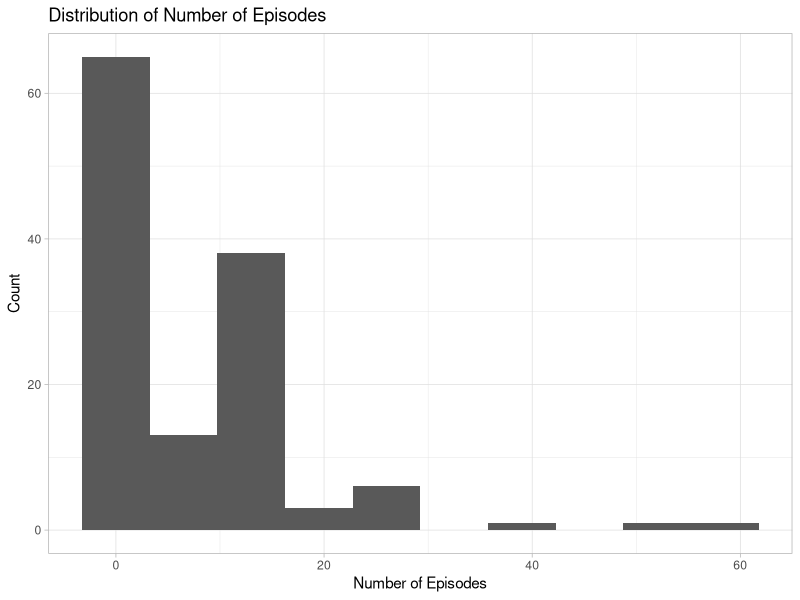
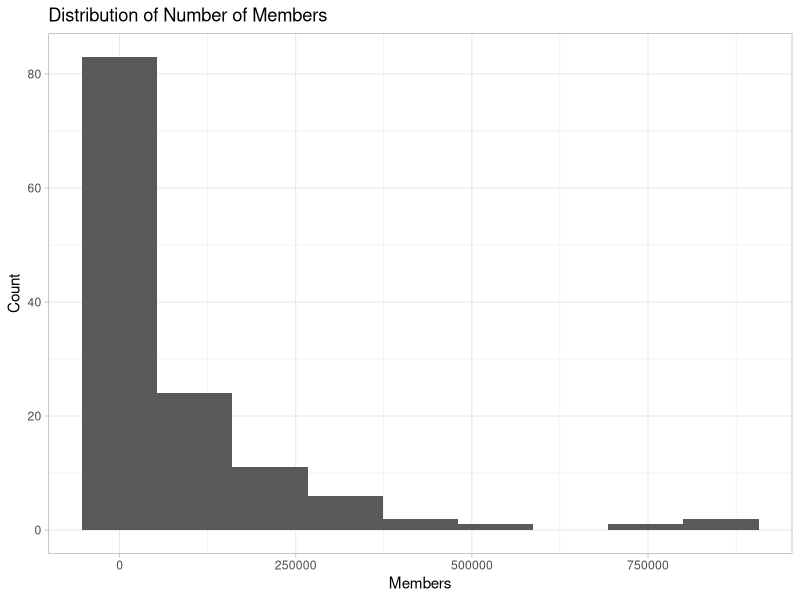
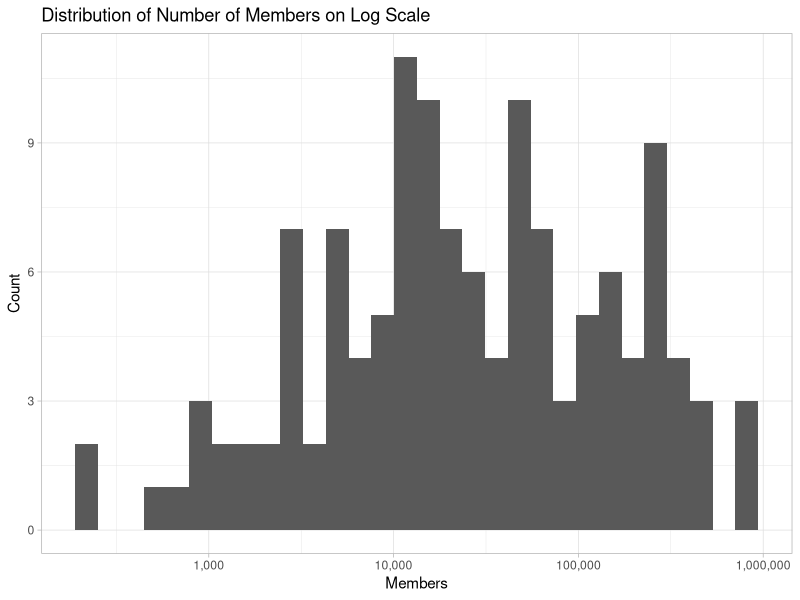
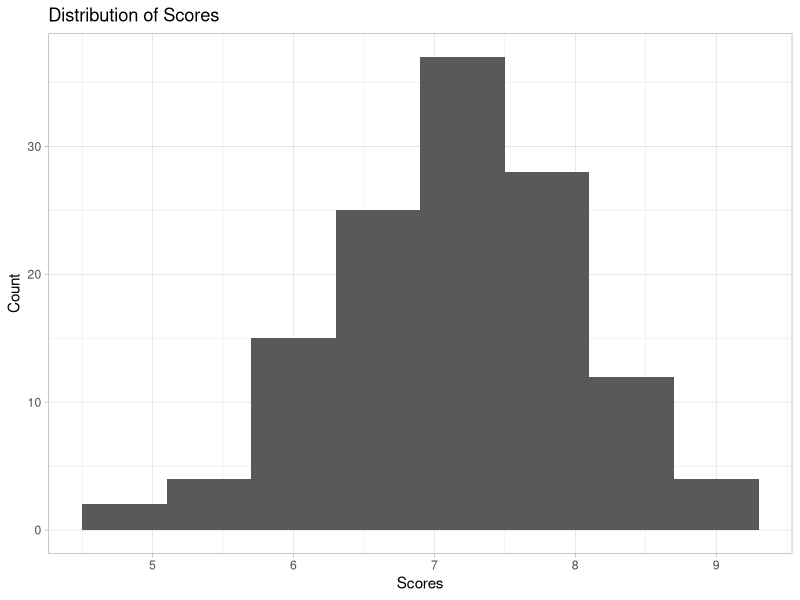
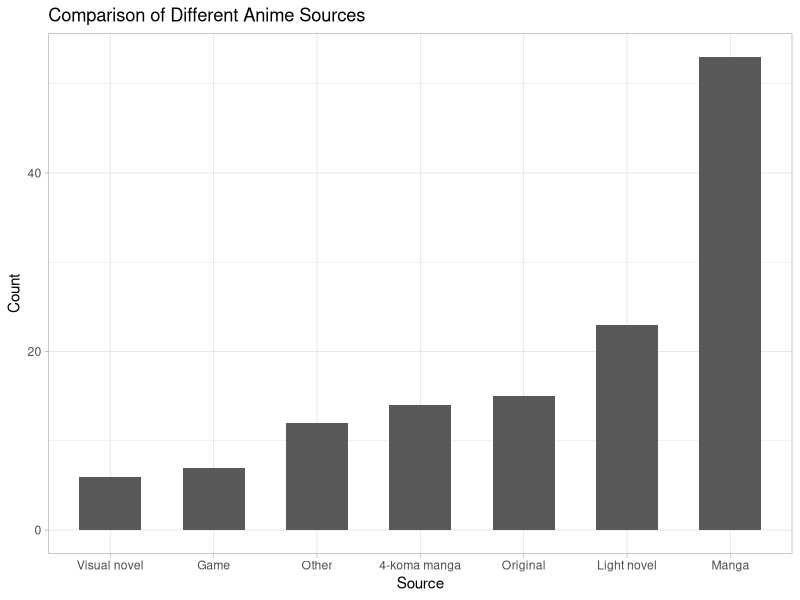
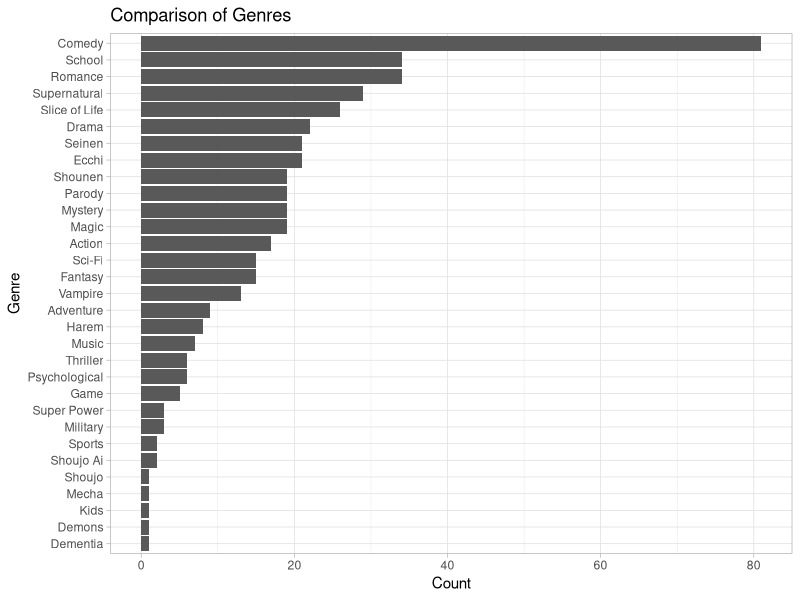
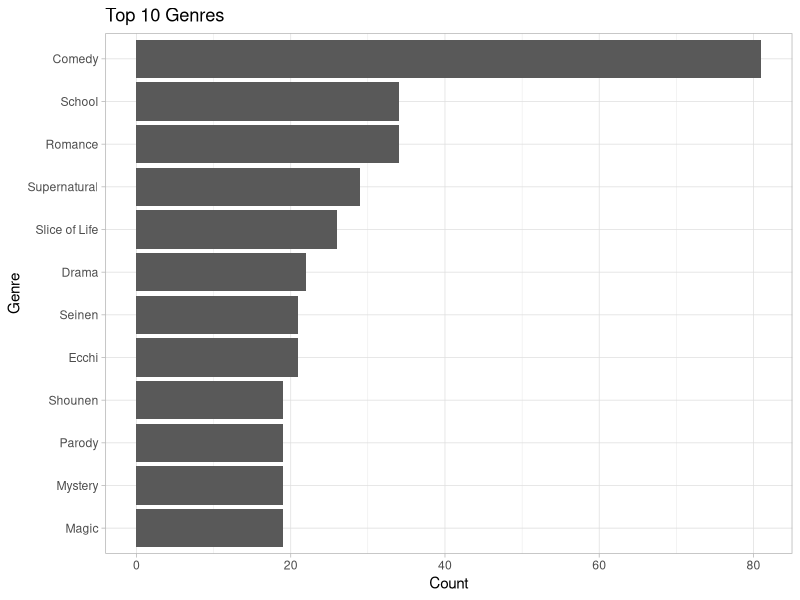
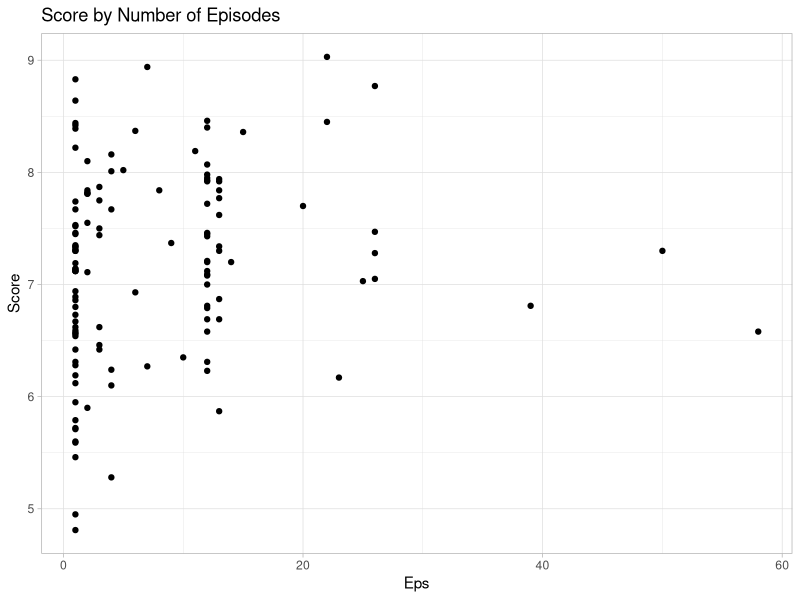

Source code (R) for these figures, in order:
## ---- chunk 1
knitr::opts_chunk$set(warning = FALSE)
## ---- chunk 2
library(dplyr)
library(tidyr)
library(ggplot2)
## ---- chunk 3
df <- readr::read_csv("data/processed_data.csv")

# grouping rare sources into 'other'
df <- mutate(df,
    Src = if_else(Src %in% c("Music", "-"),
                  "Other",
                  if_else(Src == "Novel", "Light novel", Src)
    )
  ) 
# set theme
theme_set(theme_light())

head(df, 10)
## ---- chunk 4
summary(df$Eps)

df %>%
  ggplot(aes(x = Eps)) +
  geom_histogram(binwidth = 6.5) +
  labs(
    title = "Distribution of Number of Episodes",
    x = "Number of Episodes",
    y = "Count"
  )
## ---- chunk 5
summary(df$Members)

df %>%
  ggplot(aes(x = Members)) +
  geom_histogram(binwidth = 106700) +
  labs(
    title = "Distribution of Number of Members",
    x = "Members",
    y = "Count"
  )
df %>%
  ggplot(aes(x = Members)) +
  geom_histogram() +
  scale_x_log10(labels = scales::comma) +
  labs(
    title = "Distribution of Number of Members on Log Scale",
    x = "Members",
    y = "Count"
  )
## ---- chunk 6
summary(df$Score)

df %>%
  ggplot(aes(x = Score)) +
  geom_histogram(binwidth = 0.6) +
  labs(
    title = "Distribution of Scores",
    x = "Scores",
    y = "Count"
  )
## ---- chunk 7
df %>%
  count(Src) %>%
  ggplot(aes(x = reorder(Src, n), y = n)) +
  geom_bar(stat = "identity", width = 0.6) +
  labs(
   title = "Comparison of Different Anime Sources",
   x = "Source",
   y = "Count"
  )
## ---- chunk 8
# new df in long format
categorical <- df %>%
  separate(Genres, paste("G", 1:9), sep = ",", extra = "drop") %>%
  pivot_longer(c(4:12), values_to = "Genre", values_drop_na = TRUE) %>%
  select(-name)

categorical %>%
  count(Genre) %>%
  ggplot(aes(x = reorder(Genre, n), y = n)) +
  geom_bar(stat = "identity") +
  coord_flip() +
  labs(
    title = "Comparison of Genres",
    x = "Genre",
    y = "Count"
  )

# top 10 genres
top10 <- categorical %>%
  count(Genre) %>%
  top_n(10)

top10 %>%
  ggplot(aes(x = reorder(Genre, n), y = n)) +
  geom_bar(stat = "identity") +
  coord_flip() +
  labs(
    title = "Top 10 Genres",
    x = "Genre",
    y = "Count"
  )
## ---- chunk 9
df %>%
  ggplot(aes(x = Eps, y = Score, na.rm = TRUE)) +
  geom_point() +
  ggtitle("Score by Number of Episodes")
## ---- chunk 10
cor.test(df$Score, df$Eps, method = "pearson")
## ---- chunk 11
lin <- df %>%
  ggplot(aes(x = Members , y = Score)) +
  geom_point() +
  ggtitle("Score by Number of Members") 

# in log scale
log <- df %>%
  ggplot(aes(x = Members , y = Score)) +
  geom_point() +
  scale_x_log10(labels = scales::comma) +
  ggtitle("Score by Number of Members in Log Scale") 

gridExtra::grid.arrange(lin, log)
## ---- chunk 12
cor.test(df$Score, df$Members, method = "pearson")
## ---- chunk 13
df %>%
  ggplot(aes(x = Members, y = Eps)) +
  geom_point() +
  ggtitle("Number of Epidodes by Number of Members")
## ---- chunk 14
cor.test(df$Eps, df$Members, method = "pearson")
## ---- chunk 15
df %>%
  mutate(Src = as.factor(Src)) %>%
  group_by(Src) %>%
  ggplot(aes(x = Src, y = Score)) +
  geom_boxplot() +
  labs(
    title = "Distribution of Score Grouped by Source",
    x = "Source"
  )
## ---- chunk 16
categorical %>%
  filter(Genre %in% top10$Genre) %>%
  ggplot(aes(x = Genre, y = Score)) +
  geom_boxplot() +
  coord_flip() +
  labs(
    title = "Distribution of Score of Top 10 Genres",
    x = "Genre",
    y = "Score"
  )


